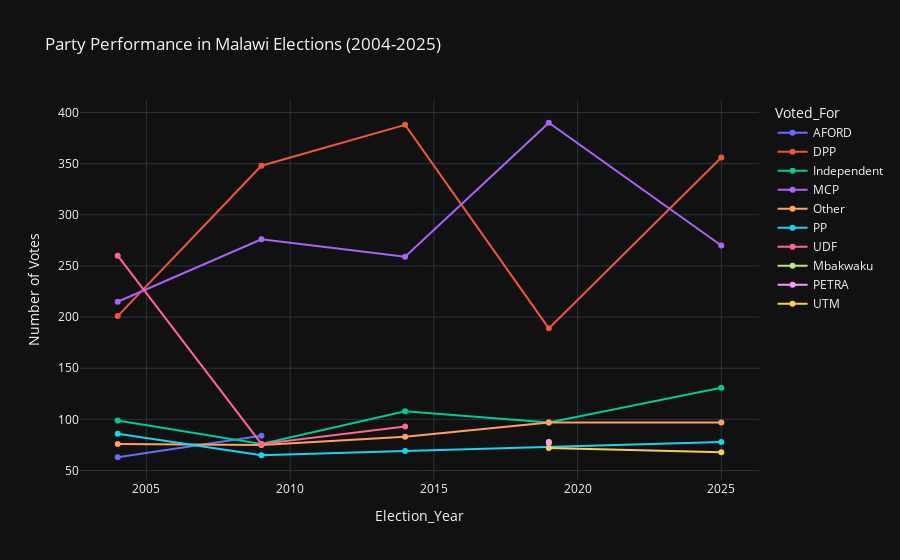

This figure's notebook cell:
### Markdown cell above
##### 1. Barplot - Votes Count by Party
- Shows how many votes each **political party** received.  
- Useful for comparing party popularity.

### Code cell
# Most informative visualization
votes_by_year = df.groupby(['Election_Year', 'Voted_For']).size().reset_index(name='Vote_Count')

fig3 = px.line(votes_by_year, x='Election_Year', y='Vote_Count', 
               color='Voted_For',
               title='Party Performance in Malawi Elections (2004-2025)',
               markers=True)
fig3.update_layout(yaxis_title='Number of Votes')
fig3.show()

# Additional: Show winners clearly
print("🏆 ELECTION WINNERS TIMELINE:")
for idx, row in winners_by_year.iterrows():
    print(f"{row['Election_Year']}: {row['Election_Winner_Party']} won")

### Figure 1 — Plotly figure (JSON) as saved in the notebook; plotly's stock layout.template omitted (floating-point values rounded to 4 significant figures)
{"data": [{"hovertemplate": "Voted_For=AFORD<br>Election_Year=%{x}<br>Vote_Count=%{y}<extra></extra>", "legendgroup": "AFORD", "line": {"color": "#636efa", "dash": "solid"}, "marker": {"symbol": "circle"}, "mode": "lines+markers", "name": "AFORD", "orientation": "v", "showlegend": true, "type": "scatter", "x": [2004, 2009], "xaxis": "x", "y": [63, 84], "yaxis": "y"}, {"hovertemplate": "Voted_For=DPP<br>Election_Year=%{x}<br>Vote_Count=%{y}<extra></extra>", "legendgroup": "DPP", "line": {"color": "#EF553B", "dash": "solid"}, "marker": {"symbol": "circle"}, "mode": "lines+markers", "name": "DPP", "orientation": "v", "showlegend": true, "type": "scatter", "x": [2004, 2009, 2014, 2019, 2025], "xaxis": "x", "y": [201, 348, 388, 189, 356], "yaxis": "y"}, {"hovertemplate": "Voted_For=Independent<br>Election_Year=%{x}<br>Vote_Count=%{y}<extra></extra>", "legendgroup": "Independent", "line": {"color": "#00cc96", "dash": "solid"}, "marker": {"symbol": "circle"}, "mode": "lines+markers", "name": "Independent", "orientation": "v", "showlegend": true, "type": "scatter", "x": [2004, 2009, 2014, 2019, 2025], "xaxis": "x", "y": [99, 76, 108, 97, 131], "yaxis": "y"}, {"hovertemplate": "Voted_For=MCP<br>Election_Year=%{x}<br>Vote_Count=%{y}<extra></extra>", "legendgroup": "MCP", "line": {"color": "#ab63fa", "dash": "solid"}, "marker": {"symbol": "circle"}, "mode": "lines+markers", "name": "MCP", "orientation": "v", "showlegend": true, "type": "scatter", "x": [2004, 2009, 2014, 2019, 2025], "xaxis": "x", "y": [215, 276, 259, 390, 270], "yaxis": "y"}, {"hovertemplate": "Voted_For=Other<br>Election_Year=%{x}<br>Vote_Count=%{y}<extra></extra>", "legendgroup": "Other", "line": {"color": "#FFA15A", "dash": "solid"}, "marker": {"symbol": "circle"}, "mode": "lines+markers", "name": "Other", "orientation": "v", "showlegend": true, "type": "scatter", "x": [2004, 2009, 2014, 2019, 2025], "xaxis": "x", "y": [76, 75, 83, 97, 97], "yaxis": "y"}, {"hovertemplate": "Voted_For=PP<br>Election_Year=%{x}<br>Vote_Count=%{y}<extra></extra>", "legendgroup": "PP", "line": {"color": "#19d3f3", "dash": "solid"}, "marker": {"symbol": "circle"}, "mode": "lines+markers", "name": "PP", "orientation": "v", "showlegend": true, "type": "scatter", "x": [2004, 2009, 2014, 2025], "xaxis": "x", "y": [86, 65, 69, 78], "yaxis": "y"}, {"hovertemplate": "Voted_For=UDF<br>Election_Year=%{x}<br>Vote_Count=%{y}<extra></extra>", "legendgroup": "UDF", "line": {"color": "#FF6692", "dash": "solid"}, "marker": {"symbol": "circle"}, "mode": "lines+markers", "name": "UDF", "orientation": "v", "showlegend": true, "type": "scatter", "x": [2004, 2009, 2014], "xaxis": "x", "y": [260, 76, 93], "yaxis": "y"}, {"hovertemplate": "Voted_For=Mbakwaku<br>Election_Year=%{x}<br>Vote_Count=%{y}<extra></extra>", "legendgroup": "Mbakwaku", "line": {"color": "#B6E880", "dash": "solid"}, "marker": {"symbol": "circle"}, "mode": "lines+markers", "name": "Mbakwaku", "orientation": "v", "showlegend": true, "type": "scatter", "x": [2019], "xaxis": "x", "y": [78], "yaxis": "y"}, {"hovertemplate": "Voted_For=PETRA<br>Election_Year=%{x}<br>Vote_Count=%{y}<extra></extra>", "legendgroup": "PETRA", "line": {"color": "#FF97FF", "dash": "solid"}, "marker": {"symbol": "circle"}, "mode": "lines+markers", "name": "PETRA", "orientation": "v", "showlegend": true, "type": "scatter", "x": [2019], "xaxis": "x", "y": [77], "yaxis": "y"}, {"hovertemplate": "Voted_For=UTM<br>Election_Year=%{x}<br>Vote_Count=%{y}<extra></extra>", "legendgroup": "UTM", "line": {"color": "#FECB52", "dash": "solid"}, "marker": {"symbol": "circle"}, "mode": "lines+markers", "name": "UTM", "orientation": "v", "showlegend": true, "type": "scatter", "x": [2019, 2025], "xaxis": "x", "y": [72, 68], "yaxis": "y"}], "layout": {"legend": {"title": {"text": "Voted_For"}, "tracegroupgap": 0}, "title": {"text": "Party Performance in Malawi Elections (2004-2025)"}, "xaxis": {"anchor": "y", "domain": [0, 1], "title": {"text": "Election_Year"}}, "yaxis": {"anchor": "x", "domain": [0, 1], "title": {"text": "Number of Votes"}}}}
